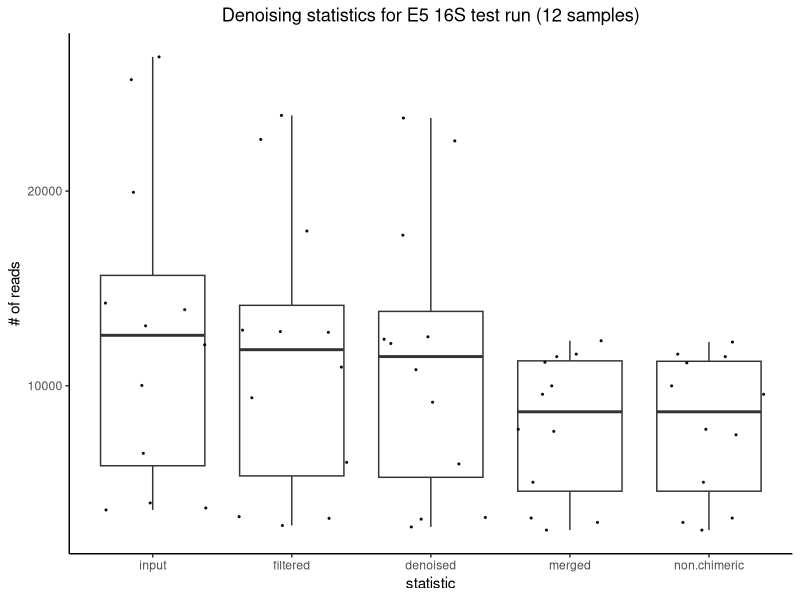
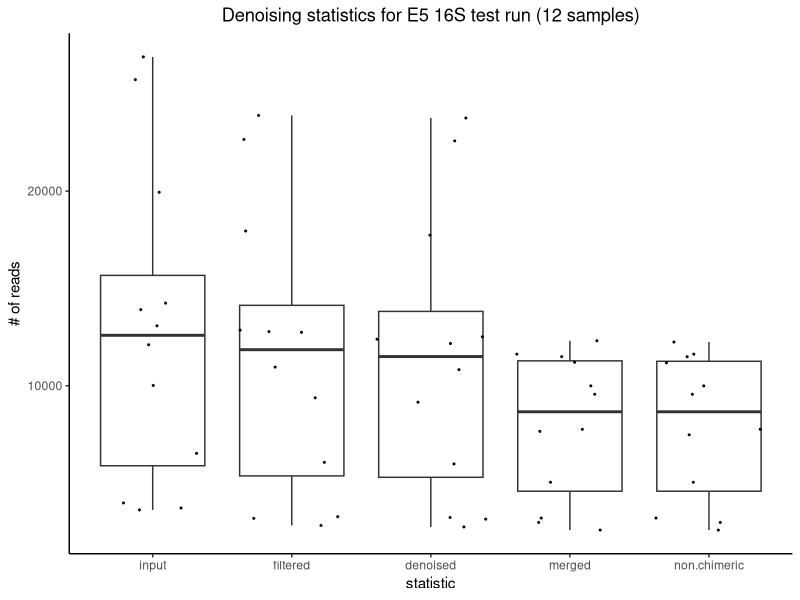

R code for these plots, in order:
# 16S E5 
# First pass run through 

library(plyr)
library(dplyr)
library(stringr)
library(tidyr)
library(readr)
library(ggplot2)

## CREATING METADATA FILES 
## 1. Sample manifest file 
## filelist.csv created during pipeline in andromeda and scp to desktop to work with in R

file_names <- read.csv("filelist.csv", header = FALSE) %>% select(V2) %>% ## reading in filelist as dataframe and only the second column
  filter(str_detect(V2, "URI")) %>% # keeping only the rows that have a file name fastq.gz
  dplyr::rename(`absolute-filepath` = V2) # renaming to match the verbiage of qiime2 

sample_manifest <- file_names # creating a new df based on the original file_names df 
sample_manifest$path <- "/data/putnamlab/estrand/16S_E5/raw_files/" #adding the absolute file path

sample_manifest <- sample_manifest %>% unite(`absolute-filepath`, path, `absolute-filepath`, sep = "") %>% # merging the two columns to complete the file path 
  mutate(direction = case_when(grepl("R1", `absolute-filepath`) ~ "forward",
                               grepl("R2", `absolute-filepath`) ~ "reverse")) # creating a new column to state whether forward or reverse based on the R value in the sequence title name 

sample_manifest$`sample-id` <- substr(sample_manifest$`absolute-filepath`, 42, 47) # creating a new column based on the sample id value 
sample_manifest$`sample-id`[sample_manifest$`sample-id` == "URI5_S"] <- "URI5" # removing the _S from URI15 
sample_manifest$`sample-id`[sample_manifest$`sample-id` == "URI63_"] <- "URI63" # removing the _ from URI63 
sample_manifest$`sample-id`[sample_manifest$`sample-id` == "URI57_"] <- "URI57" # removing the _ from URI57 
sample_manifest <- sample_manifest[, c(3, 1, 2)] # reordering the columns 

sample_manifest %>% write_csv(file = "sample_manifest_16S_E5.csv")

## 2. Sample metadata file 
## Downloaded from: https://docs.google.com/spreadsheets/d/1A764av1a3VORX6m9aDUEcoY9Bx9l0fvGtV5ycm2J9Wo/edit#gid=1085368873
## Open in excel. In the first row, add "#q2:types" and then either "categorical" or "numeric" in subsequent rows

metadata <- read.csv("metadata.csv", header = TRUE) %>% select(SampleID, timepoint, collection_date, collection_site, colony_id) # selecting desired columns 
metadata$SampleID <- paste("URI", metadata$SampleID, sep="") #adding the URI verbiage to the sample ID
metadata[1,1] <- "#q2:types"

metadata <- metadata %>% rename(`#SampleID` = SampleID)

write.table(metadata, "metadata.txt", sep = "\t", row.names = FALSE, quote = FALSE)

## PLOTTING DENOISE DATA 
## "denoising-stats.qzv" viewed in QIIME2 View. tsv downloaded from that webpage for input in the following script

denoise <- read.table("denoising_stats.tsv", sep="\t", header = TRUE) # read in tsv file obtained from QIIME2 view 

denoise <- denoise[, c(1,2,3,5,6,8,4,9)] # reordering columns to make it easier to plot 
denoise <- denoise %>% gather(statistic, value, 2:6) # aggregates the three variables we are interested in to make it easier to plot 

denoise$statistic <- factor(denoise$statistic, levels=c("input","filtered","denoised","merged","non.chimeric"))

denoise.plot <- ggplot(data = denoise, aes(x = statistic, y = value)) +
  theme_classic() + geom_boxplot() +
  geom_jitter(color="black", size=0.4, alpha=0.9) + 
  theme(legend.position = "none") +
  scale_color_manual(values = cols) + 
  ylab("# of reads") + ggtitle("Denoising statistics for E5 16S test run (12 samples)") +
  theme(plot.title = element_text(hjust = 0.5)) +
  xlab("statistic"); denoise.plot

ggsave(file="denoising-statistics.png", denoise.plot, width = 11, height = 6, units = c("in"))


